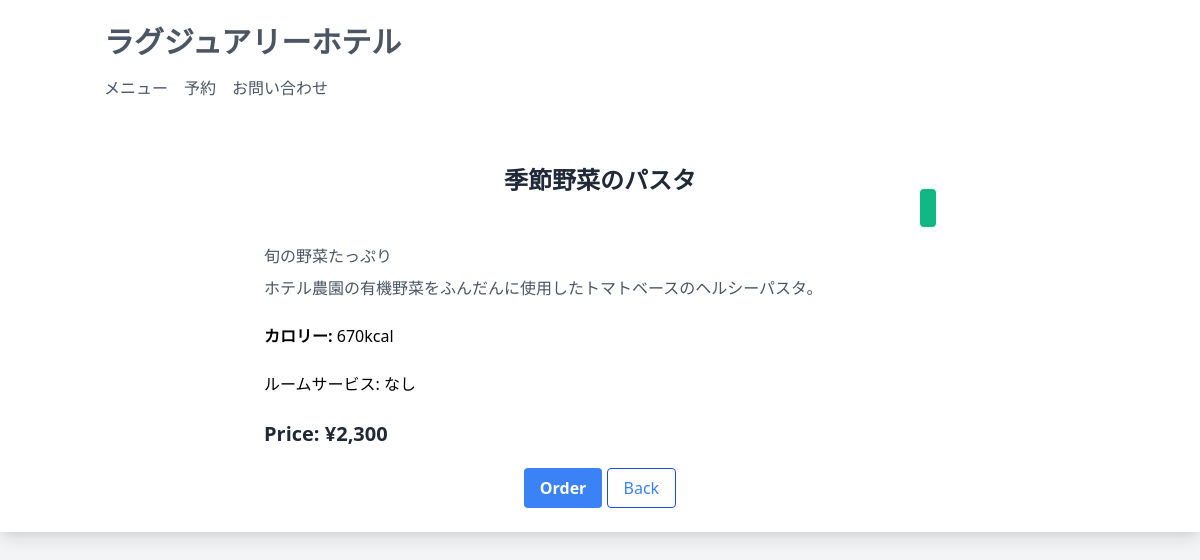
The page /menu/detail.php?id=4 on the database its author committed.
### tables this page shows
CREATE TABLE menus (
    id BIGINT UNSIGNED AUTO_INCREMENT PRIMARY KEY COMMENT 'ID',
    name VARCHAR(255) NOT NULL COMMENT '名称',
    category_id BIGINT UNSIGNED NOT NULL COMMENT 'カテゴリID',
    price INT NOT NULL COMMENT '価格',
    stock INT NOT NULL COMMENT '在庫',
    summary TEXT COMMENT 'サマリー',
    description TEXT COMMENT '説明',
    image_name TEXT COMMENT '画像名',
    is_room_service TINYINT(1) NOT NULL DEFAULT 0 COMMENT 'ルームサービスフラグ',
    calories INT COMMENT 'カロリー',
    created_at DATETIME NOT NULL DEFAULT CURRENT_TIMESTAMP COMMENT '作成日',
    updated_at DATETIME NOT NULL DEFAULT CURRENT_TIMESTAMP ON UPDATE CURRENT_TIMESTAMP COMMENT '更新日',
    
     
    CONSTRAINT fk_menus_category_id
        FOREIGN KEY (category_id)
        REFERENCES categories(id)
        ON DELETE CASCADE
);

### lib/DB.php (called while the page is built, shortened)
<?php
class DB
{
    function __construct()
    {
        $db_connection = DB_CONNECTION;
        $db_name = DB_DATABASE;
        $db_host = DB_HOST;
        $db_port = DB_PORT;
        $db_user = DB_USERNAME;
        $db_password = DB_PASSWORD;
        $dsn = "{$db_connection}:dbname={$db_name};host={$db_host};charset=utf8;port={$db_port}";
        try {
            $this->pdo = new PDO($dsn, $db_user, $db_password);
        } catch (PDOException $e) {
            echo "接続失敗: " . $e->getMessage();
            echo $dsn;
            exit;
        }
    }
}

### app/models/Menu.php (called while the page is built, shortened)
<?php
class Menu extends DB
{
    public $table_name = "menus";
    public function findByID($id)
    {
        $posts['id'] = $id;
        $sql = "SELECT * FROM {$this->table_name} WHERE id = :id;";
        $stmt = $this->pdo->prepare($sql);
        $stmt->execute($posts);
        $this->value = $stmt->fetch();
        return $this->value;
    }
}

### menu/detail.php (the view, shortened to what this page needs)
<?php
$menu = new Menu();
$menu->findByID($_GET['id']);
?>
<!DOCTYPE html>
<html lang="ja">
<?php include COMPONENT_DIR . 'head.php' ?>
<body class="bg-gray-100">
    <?php include COMPONENT_DIR . 'nav.php' ?>
    <div class="bg-white shadow-lg p-6 flex justify-center">
        <div class="w-full max-w-2xl">
            <h2 class="text-2xl font-bold text-gray-800 text-center">
                <?= $menu->value['name']  ?>
            </h2>
            <div class="text-right mb-6">
                <label for="" class="bg-green-500 text-white p-2 rounded">
                </label>
            </div>
            <p class="text-gray-600 mt-2 text-left">
                <?= nl2br($menu->value['summary'])  ?>
            </p>
            <p class="text-gray-600 mt-2 text-left mb-6">
                <?= nl2br($menu->value['description'])  ?>
            </p>
            <?php if ($menu->value['calories'] > 0) : ?>
                <p class="mb-6 text-left">
                    <strong>カロリー:</strong>
                    <?= $menu->value['calories'] ?>kcal
                </p>
            <?php endif ?>
            <p class="mb-6 text-left">
                ルームサービス:
                <?php if ($menu->value['is_room_service']) : ?>
                    あり
                <?php else : ?>
                    なし
                <?php endif ?>
            </p>
            <p class="text-gray-800 text-xl font-bold mt-2 text-left">
                Price: &yen;<?= number_format($menu->value['price']) ?>
            </p>
            <div class="mt-5 text-center">
                <button class="bg-blue-500 hover:bg-blue-700 text-white font-bold py-2 px-4 rounded">
                    Order
                </button>
                <a href="./" class="border border-blue-700 text-blue-500 py-2 px-4 rounded hover:underline">Back</a>
            </div>
        </div>
    </div>
</body>
</html>

### rows shown on the page
menus: name "季節野菜のパスタ", summary "旬の野菜たっぷり", description "ホテル農園の有機野菜をふんだんに使用したトマトベースのヘルシーパスタ。", calories "670", price "2,300"
